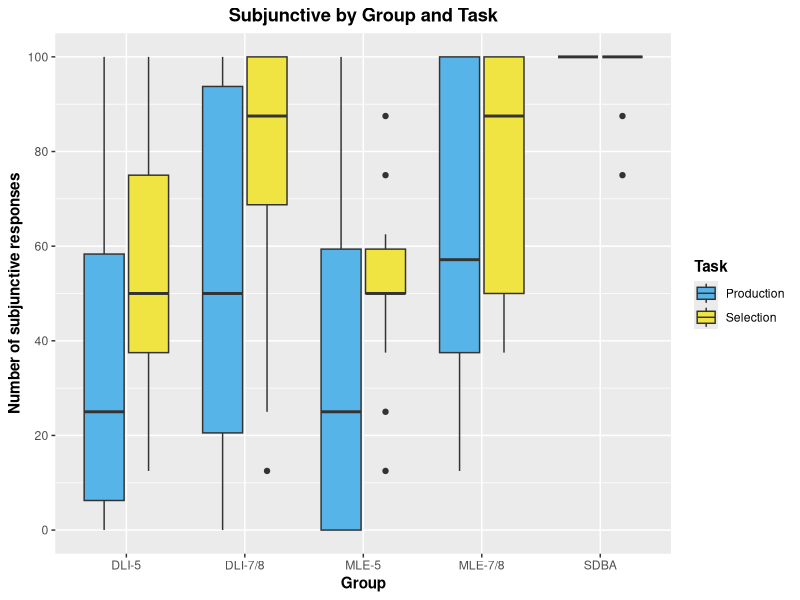

Reproduce this figure in R.
library(tidyverse)
library(here)

# Load data
## EPT
SDB_EPT <- read_csv(here("./CSV Files/SDB/SDB Subjunctive EPT.csv")) %>%
  filter(Property == "Intensional subjunctive") %>% 
  mutate(Group = "SDBA",
         Task = "Production")

DLI78_EPT <- read_csv(here("./CSV Files/DLI-78/DLI-78 Subjunctive EPT.csv")) %>%
  filter(Property == "Intensional subjunctive") %>% 
  mutate(Group = "DLI-7/8",
         Task = "Production")

MLS78_EPT <- read_csv(here("./CSV Files/MLS-78/MLS-78 Subjunctive EPT.csv")) %>%
  filter(!School == "GBCS") %>% 
  filter(Property == "Intensional subjunctive") %>% 
  mutate(Group = "MLE-7/8",
         Task = "Production")

DLI5_EPT <- read_csv(here("./CSV Files/DLI-5/DLI-5 Subjunctive EPT.csv"))  %>%
  filter(Property == "Intensional subjunctive")%>% 
  mutate(Group = "DLI-5",
         Task = "Production")

MLS5_EPT <- read_csv(here("./CSV Files/MLS-5/MLS-5 Subjunctive EPT.csv")) %>%
  filter(!School == "GBCS") %>% 
  filter(Property == "Intensional subjunctive") %>% 
  mutate(Group = "MLE-5",
         Task = "Production")


## FCT
SDB_FCT <- read_csv(here("./CSV Files/SDB/SDB Subjunctive FCT.csv")) %>%
  filter(Property == "Intensional subjunctive") %>% 
  mutate(Group = "SDBA",
         Task = "Selection")

DLI78_FCT <- read_csv(here("./CSV Files/DLI-78/DLI-78 Subjunctive FCT.csv")) %>%
  filter(Property == "Intensional subjunctive") %>% 
  mutate(Group = "DLI-7/8",
         Task = "Selection")

MLS78_FCT <- read_csv(here("./CSV Files/MLS-78/MLS-78 Subjunctive FCT.csv")) %>%
  filter(!School == "GBCS") %>% 
  filter(Property == "Intensional subjunctive") %>% 
  mutate(Group = "MLE-7/8",
         Task = "Selection")

DLI5_FCT <- read_csv(here("./CSV Files/DLI-5/DLI-5 Subjunctive FCT.csv"))  %>%
  filter(Property == "Intensional subjunctive")%>% 
  mutate(Group = "DLI-5",
         Task = "Selection")

MLS5_FCT <- read_csv(here("./CSV Files/MLS-5/MLS-5 Subjunctive FCT.csv")) %>%
  filter(!School == "GBCS") %>% 
  filter(Property == "Intensional subjunctive") %>% 
  mutate(Group = "MLE-5",
         Task = "Selection")


## Rejoin datasets for all participants
EPT <- rbind(SDB_EPT, DLI78_EPT, MLS78_EPT, DLI5_EPT, MLS5_EPT) %>% 
  group_by(Part_ID, Group) %>%
  summarize(Total_Subj = sum(Mood_Use, na.rm = TRUE),
            Total_Responses = sum(!is.na(Mood_Use)),
            Ratio = Total_Subj/Total_Responses) %>% 
  mutate(Task = "Production",
         Ratio = (Ratio*100))

FCT <- rbind(SDB_FCT, DLI78_FCT, MLS78_FCT, DLI5_FCT, MLS5_FCT) %>% 
  group_by(Part_ID, Group) %>%
  summarize(Total_Subj = sum(Mood_Use, na.rm = TRUE),
            Total_Responses = sum(!is.na(Mood_Use)),
            Ratio = Total_Subj/Total_Responses) %>% 
  mutate(Task = "Selection",
         Ratio = (Ratio*100))

Master <- rbind(EPT, FCT)


# Plot graph
# Generate graph
Master %>% 
  ggplot(aes(x = Group, y = Ratio, fill = Task)) +
  geom_boxplot() +
  scale_y_continuous(breaks = seq (0, 100, 20),
                     limits = c(0, 100)) +
  scale_fill_manual(values = c("#56B4E9", "#F0E442")) +
  labs(x = "Group", y = "Number of subjunctive responses", title = "Subjunctive by Group and Task") +
  theme(axis.title = element_text(face = "bold"),
        plot.title = element_text(hjust = 0.5, face = "bold"),
        legend.title = element_text(face = "bold"))


# Generate group averages by percentage
Summary <- Master %>% 
  group_by(Group, Task) %>% 
  summarize(Mean = mean(Ratio),
            SD = sd(Ratio))
  